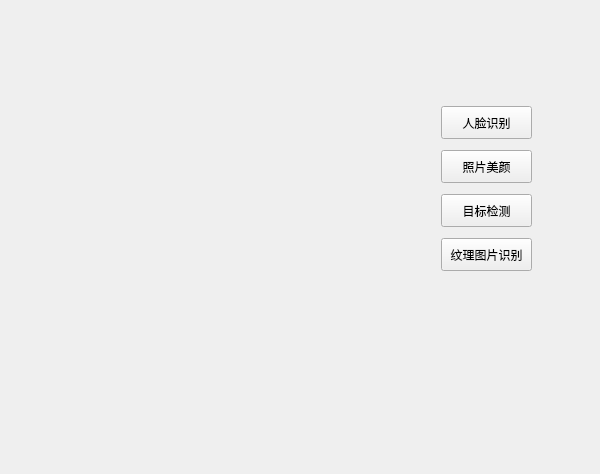
<?xml version="1.0" encoding="UTF-8"?>
<ui version="4.0">
 <class>MainWindow2</class>
 <widget class="QMainWindow" name="MainWindow2">
  <property name="geometry">
   <rect>
    <x>0</x>
    <y>0</y>
    <width>600</width>
    <height>474</height>
   </rect>
  </property>
  <property name="maximumSize">
   <size>
    <width>600</width>
    <height>474</height>
   </size>
  </property>
  <property name="windowTitle">
   <string>图片识别系统</string>
  </property>
  <property name="styleSheet">
   <string notr="true">border-image: url(:/bg_pic/bg2.jpg);</string>
  </property>
  <widget class="QWidget" name="centralWidget">
   <property name="maximumSize">
    <size>
     <width>618</width>
     <height>16777215</height>
    </size>
   </property>
   <widget class="QPushButton" name="pushButton">
    <property name="geometry">
     <rect>
      <x>441</x>
      <y>106</y>
      <width>91</width>
      <height>33</height>
     </rect>
    </property>
    <property name="styleSheet">
     <string notr="true">border-image:url()</string>
    </property>
    <property name="text">
     <string>人脸识别</string>
    </property>
   </widget>
   <widget class="QPushButton" name="pushButton_3">
    <property name="geometry">
     <rect>
      <x>441</x>
      <y>238</y>
      <width>91</width>
      <height>33</height>
     </rect>
    </property>
    <property name="styleSheet">
     <string notr="true">border-image:url()</string>
    </property>
    <property name="text">
     <string>纹理图片识别</string>
    </property>
   </widget>
   <widget class="QPushButton" name="pushButton_2">
    <property name="geometry">
     <rect>
      <x>441</x>
      <y>150</y>
      <width>91</width>
      <height>33</height>
     </rect>
    </property>
    <property name="styleSheet">
     <string notr="true">border-image:url()</string>
    </property>
    <property name="text">
     <string>照片美颜</string>
    </property>
   </widget>
   <widget class="QPushButton" name="pushButton_4">
    <property name="geometry">
     <rect>
      <x>441</x>
      <y>194</y>
      <width>91</width>
      <height>33</height>
     </rect>
    </property>
    <property name="styleSheet">
     <string notr="true">border-image:url()</string>
    </property>
    <property name="text">
     <string>目标检测</string>
    </property>
   </widget>
  </widget>
 </widget>
 <resources>
  <include location="../background_image.qrc"/>
 </resources>
 <connections/>
</ui>
